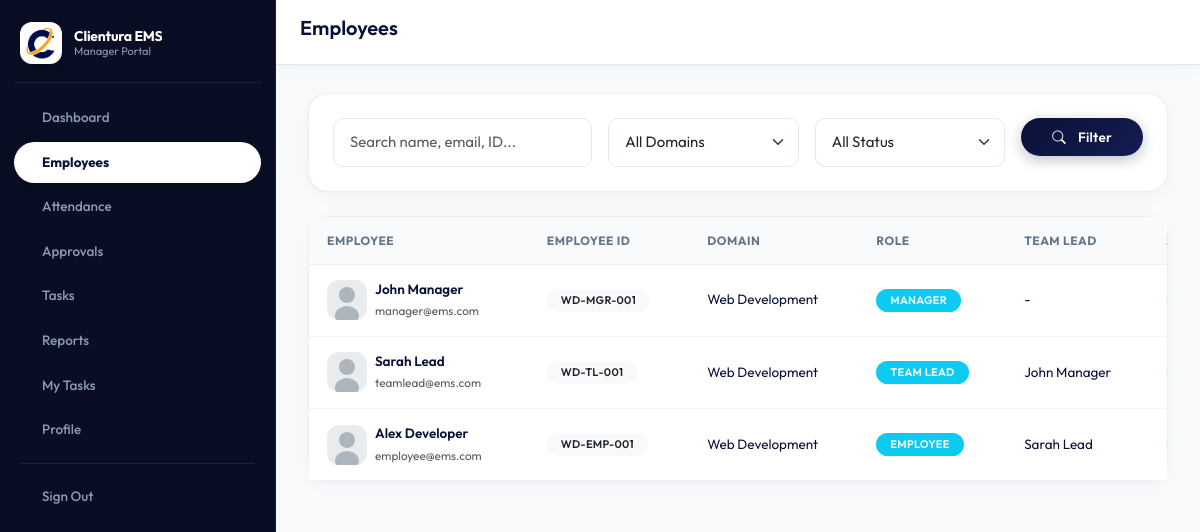
Screenshot of /manager/employees.php (signed in) with the database file from the repository.
### tables this page shows
CREATE TABLE IF NOT EXISTS `employees` (
  `id` INT AUTO_INCREMENT PRIMARY KEY,
  `employee_id` VARCHAR(50) NOT NULL UNIQUE,
  `name` VARCHAR(100) NOT NULL,
  `email` VARCHAR(100) NOT NULL UNIQUE,
  `password` VARCHAR(255) NOT NULL,
  `phone` VARCHAR(20) DEFAULT NULL,
  `domain_id` INT DEFAULT NULL,
  `designation` VARCHAR(100) DEFAULT NULL,
  `date_of_joining` DATE DEFAULT NULL,
  `status` ENUM('active', 'inactive', 'terminated') DEFAULT 'active',
  `role_id` INT DEFAULT NULL,
  `team_lead_id` INT DEFAULT NULL,
  `requires_checkin` TINYINT(1) DEFAULT 1,
  `avatar` VARCHAR(255) DEFAULT NULL,
  `last_login` DATETIME DEFAULT NULL,
  `last_activity` DATETIME DEFAULT NULL,
  `created_at` TIMESTAMP DEFAULT CURRENT_TIMESTAMP,
  `updated_at` TIMESTAMP DEFAULT CURRENT_TIMESTAMP ON UPDATE CURRENT_TIMESTAMP,
  INDEX (`domain_id`),
  INDEX (`role_id`),
  INDEX (`team_lead_id`)
);

CREATE TABLE IF NOT EXISTS `domains` (
  `id` INT AUTO_INCREMENT PRIMARY KEY,
  `name` VARCHAR(100) NOT NULL,
  `code` VARCHAR(10) NOT NULL UNIQUE,
  `description` TEXT DEFAULT NULL,
  `status` ENUM('active', 'inactive') DEFAULT 'active',
  `created_at` TIMESTAMP DEFAULT CURRENT_TIMESTAMP
);

CREATE TABLE IF NOT EXISTS `roles` (
  `id` INT AUTO_INCREMENT PRIMARY KEY,
  `name` VARCHAR(100) NOT NULL,
  `slug` VARCHAR(50) NOT NULL UNIQUE,
  `description` TEXT DEFAULT NULL,
  `permissions` TEXT DEFAULT NULL,
  `status` ENUM('active', 'inactive') DEFAULT 'active',
  `created_at` TIMESTAMP DEFAULT CURRENT_TIMESTAMP
);

### config/database.php (called while the page is built, shortened)
<?php
$conn = new mysqli(DB_HOST, DB_USER, DB_PASS);
$conn->set_charset("utf8mb4");
function executeQuery($sql, $types = "", $params = []) {
    global $conn;
    $stmt = $conn->prepare($sql);
    if (!$stmt->execute()) {
        error_log("SQL Execute Error: " . $stmt->error . " | Query: " . $sql);
        $stmt->close();
        return false;
    }
    if (strpos(strtoupper($sql), 'SELECT') === 0) {
        $result = $stmt->get_result();
        return $result;
    }
    return $stmt;
}
function fetchAll($sql, $types = "", $params = []) {
    $result = executeQuery($sql, $types, $params);
    if ($result && $result instanceof mysqli_result) {
        return $result->fetch_all(MYSQLI_ASSOC);
    }
    return [];
}
?>

### config/config.php (called while the page is built, shortened)
<?php
require_once __DIR__ . '/database.php';
function getAvatar($avatar) {
    return APP_URL . '/assets/img/default-avatar.svg';
}
?>

### manager/employees.php (the view, shortened to what this page needs)
<?php
require_once __DIR__ . '/../config/config.php';
$action = $_GET['action'] ?? '';
$employee = null;
$domains = fetchAll("SELECT * FROM domains WHERE status = 'active' ORDER BY name");
$roles = fetchAll("SELECT * FROM roles ORDER BY id");
$teamLeads = fetchAll("SELECT e.id, e.name, e.employee_id FROM employees e JOIN roles r ON e.role_id = r.id WHERE r.slug = 'team_lead' AND e.status = 'active' ORDER BY e.name");
$search = $_GET['search'] ?? '';
$whereClause = "WHERE 1=1";
$params = [];
$types = "";
$employees = fetchAll(
    "SELECT e.*, d.name as domain_name, r.name as role_name, tl.name as team_lead_name
     FROM employees e
     LEFT JOIN domains d ON e.domain_id = d.id
     LEFT JOIN roles r ON e.role_id = r.id
     LEFT JOIN employees tl ON e.team_lead_id = tl.id
     $whereClause
     ORDER BY e.created_at DESC",
    $types,
    $params
);
require_once __DIR__ . '/../includes/header.php';
require_once __DIR__ . '/../includes/manager-sidebar.php';
?>
<div class="main-content">
    <header class="main-header">
        <div class="header-left">
            <h1 class="page-title">Employees</h1>
        </div>
    </header>
    <div class="content-wrapper">
        <?php if (($action === 'add' || $action === 'edit') && isHR()): ?>
        <div class="card">
            <div class="card-header d-flex align-items-center justify-content-between">
                <h5 class="mb-0"><?php echo $action === 'add' ? 'Add New Employee' : 'Edit Employee'; ?></h5>
                <a href="employees" class="btn btn-outline-secondary btn-sm">
                    <i class="bi bi-arrow-left me-1"></i>Back
                </a>
            </div>
            <div class="card-body">
                <form method="POST" action="">
                    <input type="hidden" name="action" value="<?php echo $action; ?>">
                    <?php if ($action === 'edit'): ?>
                    <input type="hidden" name="id" value="<?php echo $employee['id']; ?>">
                    <?php endif; ?>
                    <div class="row">
                        <div class="col-md-6 mb-3">
                            <label class="form-label">Full Name *</label>
                            <input type="text" name="name" class="form-control" required value="<?php echo $employee['name'] ?? ''; ?>">
                        </div>
                        <div class="col-md-6 mb-3">
                            <label class="form-label">Email *</label>
                            <input type="email" name="email" class="form-control" required value="<?php echo $employee['email'] ?? ''; ?>">
                        </div>
                        <div class="col-md-6 mb-3">
                            <label class="form-label">Phone</label>
                            <input type="text" name="phone" class="form-control" value="<?php echo $employee['phone'] ?? ''; ?>">
                        </div>
                        <div class="col-md-6 mb-3">
                            <label class="form-label">Domain *</label>
                            <select name="domain_id" class="form-select" required>
                                <option value="">Select Domain</option>
                                <?php foreach ($domains as $domain): ?>
                                <option value="<?php echo $domain['id']; ?>" <?php echo (isset($employee['domain_id']) && $employee['domain_id'] == $domain['id']) ? 'selected' : ''; ?>>
                                    <?php echo $domain['name']; ?> (<?php echo $domain['code']; ?>)
                                </option>
                                <?php endforeach; ?>
                            </select>
                        </div>
                        <div class="col-md-6 mb-3">
                            <label class="form-label">Designation</label>
                            <input type="text" name="designation" class="form-control" value="<?php echo $employee['designation'] ?? ''; ?>" placeholder="e.g. Junior Developer, Senior Analyst">
                        </div>
                        <div class="col-md-6 mb-3">
                            <label class="form-label">Role *</label>
                            <select name="role_id" class="form-select" required>
                                <?php foreach ($roles as $role): ?>
                                <option value="<?php echo $role['id']; ?>" <?php echo (isset($employee['role_id']) && $employee['role_id'] == $role['id']) ? 'selected' : ''; ?>>
                                    <?php echo $role['name']; ?>
                                </option>
                                <?php endforeach; ?>
                            </select>
                        </div>
                        <div class="col-md-6 mb-3">
                            <label class="form-label">Team Lead</label>
                            <select name="team_lead_id" class="form-select">
                                <option value="">No Team Lead</option>
                                <?php foreach ($teamLeads as $tl): ?>
                                <option value="<?php echo $tl['id']; ?>" <?php echo (isset($employee['team_lead_id']) && $employee['team_lead_id'] == $tl['id']) ? 'selected' : ''; ?>>
                                    <?php echo $tl['name']; ?> (<?php echo $tl['employee_id']; ?>)
                                </option>
                                <?php endforeach; ?>
                            </select>
                        </div>
                        <div class="col-md-6 mb-3">
                            <label class="form-label">Date of Joining</label>
                            <input type="date" name="date_of_joining" class="form-control" value="<?php echo $employee['date_of_joining'] ?? ''; ?>">
                        </div>
                        <div class="col-md-6 mb-3">
                            <label class="form-label">Password <?php echo $action === 'add' ? '' : '(leave blank to keep current)'; ?></label>
                            <input type="password" name="password" class="form-control" <?php echo $action === 'add' ? '' : ''; ?>>
                            <?php if ($action === 'add'): ?>
                            <small class="text-muted">Default: password123</small>
                            <?php endif; ?>
                        </div>
                        <div class="col-md-6 mb-3">
                            <label class="form-label">Status</label>
                            <select name="status" class="form-select">
                                <option value="active" <?php echo (isset($employee['status']) && $employee['status'] === 'active') ? 'selected' : ''; ?>>Active</option>
                                <option value="inactive" <?php echo (isset($employee['status']) && $employee['status'] === 'inactive') ? 'selected' : ''; ?>>Inactive</option>
                                <option value="terminated" <?php echo (isset($employee['status']) && $employee['status'] === 'terminated') ? 'selected' : ''; ?>>Terminated</option>
                            </select>
                        </div>
                    </div>
                    <div class="mt-3">
                        <button type="submit" class="btn btn-primary">
                            <i class="bi bi-check-lg me-1"></i><?php echo $action === 'add' ? 'Add Employee' : 'Update Employee'; ?>
                        </button>
                        <a href="employees" class="btn btn-outline-secondary ms-2">Cancel</a>
                    </div>
                </form>
            </div>
        </div>
        <?php else: ?>
        <div class="card mb-4">
            <div class="card-body">
                <form method="GET" class="row g-3">
                    <div class="col-md-4">
                        <input type="text" name="search" class="form-control" placeholder="Search name, email, ID..." value="<?php echo $search; ?>">
                    </div>
                    <div class="col-md-3">
                        <select name="domain" class="form-select">
                            <option value="">All Domains</option>
                        </select>
                    </div>
                    <div class="col-md-3">
                        <select name="status" class="form-select">
                            <option value="">All Status</option>
                        </select>
                    </div>
                    <div class="col-md-2">
                        <button type="submit" class="btn btn-primary w-100">
                            <i class="bi bi-search me-1"></i>Filter
                        </button>
                    </div>
                </form>
            </div>
        </div>
        <div class="card">
            <div class="card-body p-0">
                <div class="table-responsive">
                    <table class="table table-hover mb-0">
                        <thead>
                            <tr>
                                <th>Employee</th>
                                <th>Employee ID</th>
                                <th>Domain</th>
                                <th>Role</th>
                                <th>Team Lead</th>
                                <th>Status</th>
                            </tr>
                        </thead>
                        <tbody>
                            <?php if (count($employees) > 0): ?>
                            <?php foreach ($employees as $emp): ?>
                            <tr>
                                <td>
                                    <div class="d-flex align-items-center">
                                        <img src="<?php echo getAvatar($emp['avatar']); ?>" class="avatar avatar-sm me-2" alt="">
                                        <div>
                                            <div class="fw-semibold"><?php echo $emp['name']; ?></div>
                                            <small class="text-muted"><?php echo $emp['email']; ?></small>
                                        </div>
                                    </div>
                                </td>
                                <td><span class="badge bg-light text-dark"><?php echo $emp['employee_id']; ?></span></td>
                                <td><?php echo $emp['domain_name'] ?? 'N/A'; ?></td>
                                <td><span class="badge bg-info"><?php echo $emp['role_name'] ?? 'Employee'; ?></span></td>
                                <td><?php echo $emp['team_lead_name'] ?? '-'; ?></td>
                                <td><span class="badge badge-<?php echo $emp['status']; ?>"><?php echo ucfirst($emp['status']); ?></span></td>
                            </tr>
                            <?php endforeach; ?>
                            <?php endif; ?>
                        </tbody>
                    </table>
                </div>
            </div>
        </div>
        <?php endif; ?>
    </div>
</div>
<?php require_once __DIR__ . '/../includes/footer.php'; ?>

### rows the page displays
employees: name "John Manager", email "manager@ems.com", employee "WD-MGR-001", domain.name "Web Development", role.name "MANAGER", team_lead_name "-"
employees: name "Sarah Lead", email "teamlead@ems.com", employee "WD-TL-001", domain.name "Web Development", role.name "TEAM LEAD", employees.name "John Manager"
employees: name "Alex Developer", email "employee@ems.com", employee "WD-EMP-001", domain.name "Web Development", role.name "EMPLOYEE", employees.name "Sarah Lead"
